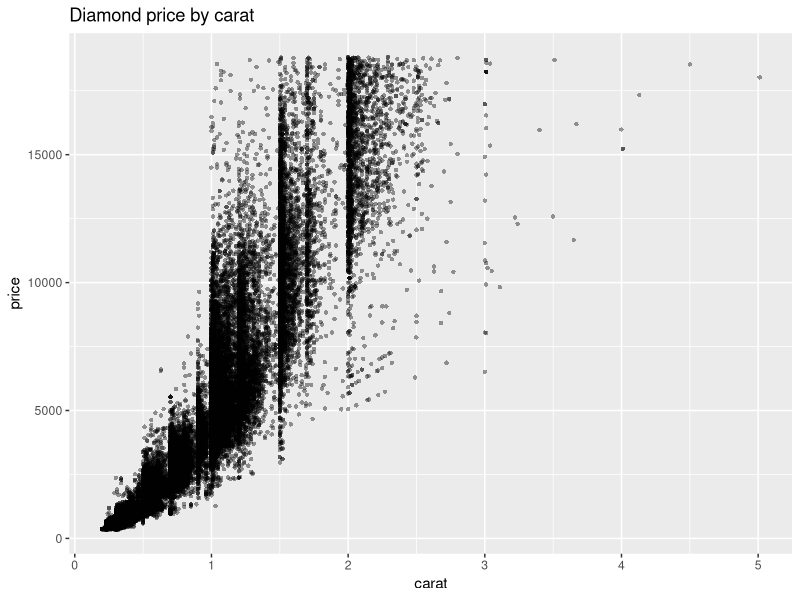

Write the R code that produced this figure.
## ---- chunk 1
knitr::opts_chunk$set(echo = TRUE)
library(ggplot2)
library(glue)
## ---- chunk 2
diamonds |>
  ggplot(aes(x = carat, y = price)) +
  geom_point(alpha = 0.4, stroke = 0) +
  labs(
    title = "Diamond price by carat"
  )
